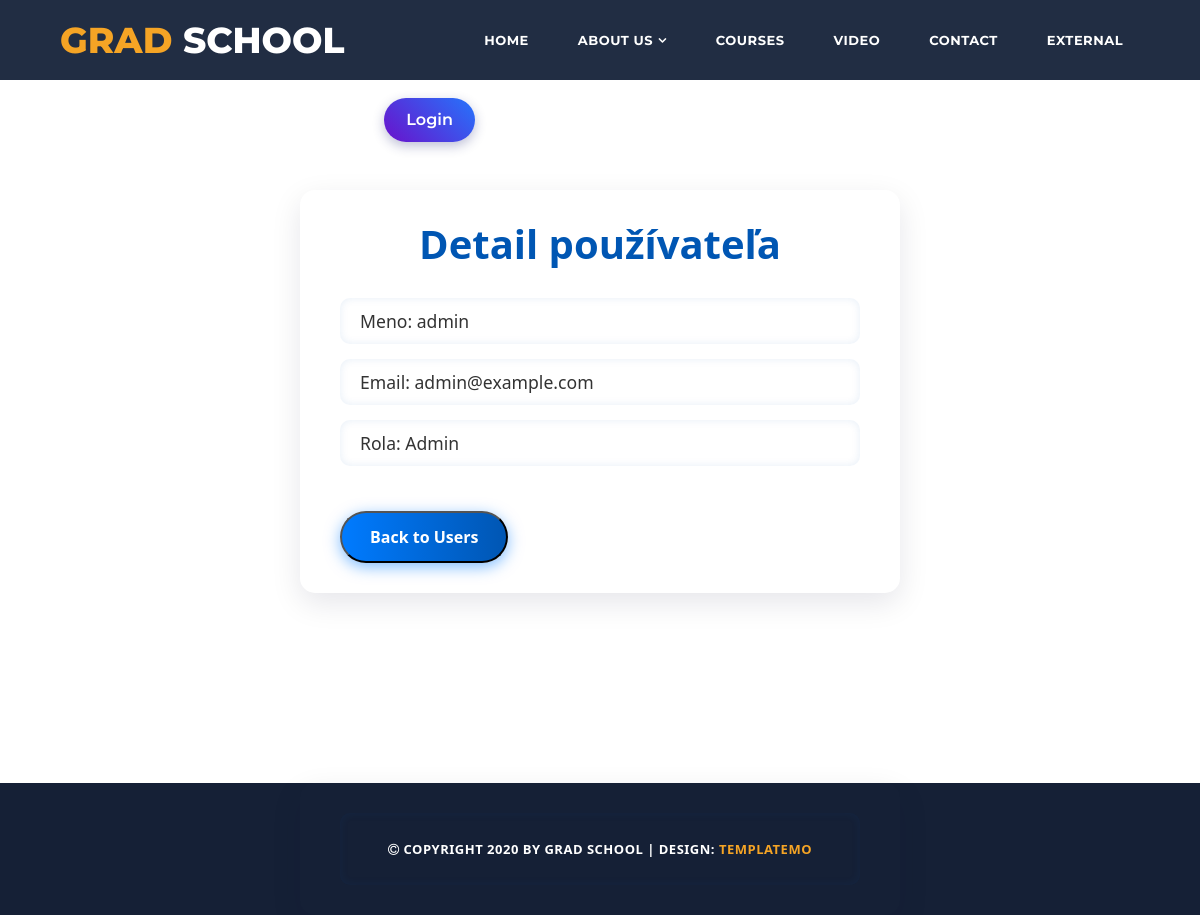
The app's page /user-show.php?id=5, older data.
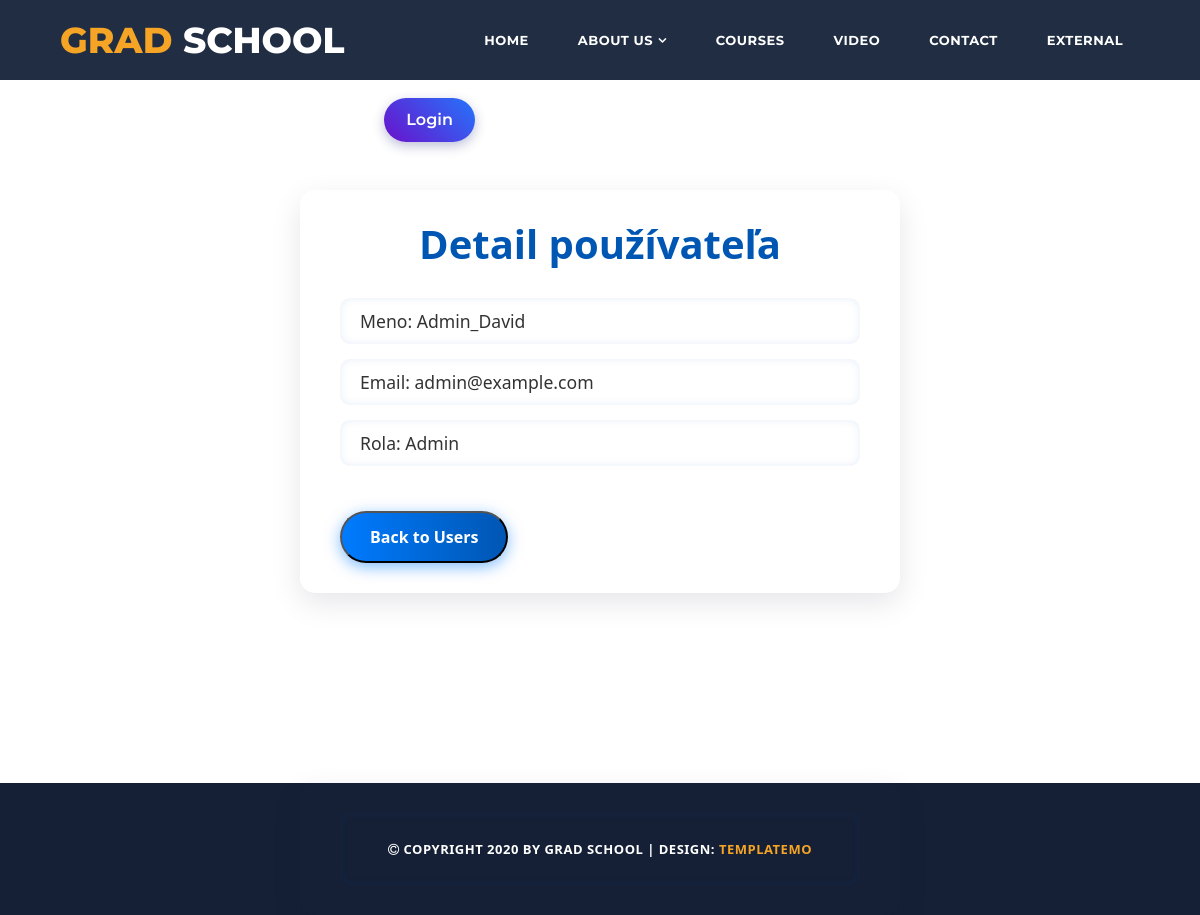
The same page, newer data.
### tables this page shows
CREATE TABLE `users` (
  `id` int(11) NOT NULL AUTO_INCREMENT,
  `name` varchar(100) NOT NULL,
  `email` varchar(150) NOT NULL,
  `password` varchar(255) NOT NULL,
  `role` int(11) NOT NULL,
  `created_at` timestamp NOT NULL DEFAULT current_timestamp(),
  PRIMARY KEY (`id`),
  UNIQUE KEY `email` (`email`)
);

### _inc/classes/Database.php (called while the page is built, shortened)
<?php
class Database
{
    private string $host;
    private string $db;
    private string $user;
    private string $pass;
    private string $charset;
    private ?PDO $pdo = null;
    public function __construct(
        string $host = "localhost",
        string $db = "db_pre_sait",
        string $user = "root",
        string $pass = "",
        string $charset = "utf8"
    ) {
        $this->host = $host;
        $this->db = $db;
        $this->user = $user;
        $this->pass = $pass;
        $this->charset = $charset;
    }
    private function connect(): void
    {
        $dsn = "mysql:host={$this->host};dbname={$this->db};charset={$this->charset}";
        try {
            $this->pdo = new PDO($dsn, $this->user, $this->pass, [
                PDO::ATTR_ERRMODE => PDO::ERRMODE_EXCEPTION,
                PDO::ATTR_DEFAULT_FETCH_MODE => PDO::FETCH_ASSOC,
                PDO::ATTR_EMULATE_PREPARES => false,
            ]);
        } catch (PDOException $e) {
            error_log("Database connection error: " . $e->getMessage());
            exit("Database error. Please contact administrator.");
        }
    }
    public function getConnection(): ?PDO
    {
        return $this->pdo;
    }
}
?>

### _inc/classes/User.php (called while the page is built, shortened)
<?php
class User
{
    private $db;
    public function __construct(Database $database)
    {
        $this->db = $database->getConnection();
    }
    public function show($id)
    {
        $stmt = $this->db->prepare("SELECT * FROM users WHERE id = :id");
        $stmt->bindParam(":id", $id, PDO::PARAM_INT);
        $stmt->execute();
        return $stmt->fetch(PDO::FETCH_ASSOC);
    }
}
?>

### user-show.php (the view)
<?php
include('partials/header.php');
Assets::addStyle();
$db = new Database();
$user = new User($db);
if (isset($_GET['id'])) {
    $id = $_GET['id'];
    $userData = $user->show($id);
}
?>
<section class="container">
    <h1>Detail používateľa</h1>
    <?php if ($userData): ?>
        <p>Meno: <?= htmlspecialchars($userData['name']) ?></p>
        <p>Email: <?= htmlspecialchars($userData['email']) ?></p>
        <p>Rola: <?= $userData['role'] == 0 ? 'Admin' : 'User' ?></p>
        <button class="button" onclick="window.location.href='admin.php'">Back to Users</button>
    <?php else: ?>
        <p>Používateľ nebol nájdený.</p>
        <button class="button" onclick="window.location.href='admin.php'">Back to Users</button>
    <?php endif; ?>
</section>
<?php
include('partials/footer.php');
?>

### partials/header.php (shortened to what this page needs)
<!DOCTYPE html>
<html lang="en">
  <head>
<?php
  Assets::addStylesheets();
?>
</head>
<body>
  <header class="main-header clearfix" role="header">
    <div class="logo">
      <a href="#"><em>Grad</em> School</a>
    </div>
    <nav id="menu" class="main-nav" role="navigation">
      <?php
      $currentPage = basename($_SERVER['PHP_SELF']);
      $menu = [
          'Home' => ($currentPage === 'index.php') ? '#section1' : 'index.php#section1',
          'About Us' => [
              'url' => ($currentPage === 'index.php') ? '#section2' : 'index.php#section2',
              'submenu' => [
                  'Who we are?' => ($currentPage === 'index.php') ? '#section2' : 'index.php#section2',
                  'What we do?' => ($currentPage === 'index.php') ? '#section3' : 'index.php#section3',
                  'How it works?' => ($currentPage === 'index.php') ? '#section3' : 'index.php#section3',
                  'External URL' => 'https://templatemo.com/about'
              ]
          ],
          'Courses' => ($currentPage === 'index.php') ? '#section4' : 'index.php#section4',
          'Video' => ($currentPage === 'index.php') ? '#section5' : 'index.php#section5',
          'Contact' => ($currentPage === 'index.php') ? '#section6' : 'index.php#section6',
          'External' => 'https://templatemo.com'
      ];
      ?>
      <ul class="main-menu">
      <?php echo MenuBuilder::getMenuHtml($menu); ?>
      </ul>
    </nav>
    <div class="login-button">
    <a href="login.php" style="
      margin-top: 18px;
      margin-left: 40px;
      padding: 10px 22px;
      background: linear-gradient(45deg, #6a11cb, #2575fc);
      color: white;
      font-weight: 600;
      border-radius: 30px;
      box-shadow: 0 4px 12px rgba(38, 44, 118, 0.3);
      text-decoration: none;
      transition: background 0.3s ease, box-shadow 0.3s ease;
      display: inline-block;
    "
      onmouseover="this.style.background='linear-gradient(45deg, #2575fc, #6a11cb)'; this.style.boxShadow='0 6px 16px rgba(38,44,118,0.5)';"
      onmouseout="this.style.background='linear-gradient(45deg, #6a11cb, #2575fc)'; this.style.boxShadow='0 4px 12px rgba(38, 44, 118, 0.3)';"
      >Login</a>
    </div>
  </header>

### _inc/classes/Assets.php (shortened to what this page needs)
<?php
class Assets
{
    public static function addStylesheets()
    {
        echo '<link rel="stylesheet" href="vendor/bootstrap/css/bootstrap.min.css">';
        echo '<link rel="stylesheet" href="assets/css/templatemo-grad-school.css">';
        echo '<link rel="stylesheet" href="https://cdnjs.cloudflare.com/ajax/libs/font-awesome/4.7.0/css/font-awesome.min.css">';
        $page_name = basename($_SERVER["SCRIPT_NAME"], ".php");
    }
    public static function addStyle()
    {
        $page_name = basename($_SERVER["SCRIPT_NAME"], ".php");
        $version = filemtime("assets/css/{$page_name}.css");
        switch ($page_name) {
            case "user-show":
                echo '<link rel="stylesheet" href="assets/css/user-show.css?v=' .
                    $version .
                    '">';
                break;
        }
    }
}

### _inc/classes/Menu.php
<?php
class MenuBuilder {
    public static function getMenuHtml(array $pages) {
        $menuItems = '';
        foreach ($pages as $page_name => $page_data) {
            if (is_array($page_data)) {
                $menuItems .= '<li class="has-submenu"><a href="' . $page_data['url'] . '">' . $page_name . '</a>';
                $menuItems .= '<ul class="sub-menu">';
                foreach ($page_data['submenu'] as $sub_name => $sub_url) {
                    $attrs = '';
                    if (str_starts_with($sub_url, 'http')) {
                        $attrs = ' class="external" rel="sponsored"';
                    }
                    $menuItems .= '<li><a href="' . $sub_url . '"' . $attrs . '>' . $sub_name . '</a></li>';
                }
                $menuItems .= '</ul></li>';
            } else {
                $attrs = '';
                if (str_starts_with($page_data, 'http')) {
                    $attrs = ' class="external" rel="sponsored"';
                }
                $menuItems .= '<li><a href="' . $page_data . '"' . $attrs . '>' . $page_name . '</a></li>';
            }
        }
        return $menuItems;
    }
}

### partials/footer.php (shortened to what this page needs)
  <footer>
    <div class="container">
      <div class="row">
        <div class="col-md-12">
          <p><i class="fa fa-copyright"></i> Copyright 2020 by Grad School
           | Design: <a href="https://templatemo.com" rel="sponsored" target="_parent">TemplateMo</a></p>
        </div>
      </div>
    </div>
  </footer>
</body>
</html>

### assets/css/templatemo-grad-school.css (style rules this page uses)
body { font-family: 'Montserrat', sans-serif; }
a { color: #3CF; text-decoration: none; }
ul { padding: 0px; margin: 0px; list-style: none; }
p { font-size: 13px; line-height: 22px; }
.main-header { background-color: rgba(22,34,57,0.95); height: 80px; position: fixed; z-index: 12; width: 100%; top: 0; }
.main-header .logo { float: left; line-height: 80px; padding-left: 60px; }
.main-header .logo a { font-size: 36px; text-transform: uppercase; font-weight: 800; color: #fff; }
.main-header .logo a em { font-style: normal; color: #f5a425; }
.main-menu { float: right; padding-right: 60px; }
.main-menu li { display: inline-block; line-height: 79px; margin-left: 15px; position: relative; }
.main-menu li:first-child { margin-left: 0px; }
.main-menu li a { padding: 10px 15px; font-size: 13px; text-transform: uppercase; letter-spacing: 0.5px; font-weight: 700; color: #fff; border: 2px solid transparent; transition: all 0.5s; }
.main-menu li.has-submenu a:after { content: '\f107'; font-family: "FontAwesome"; margin-left: 5px; }
footer { background-color: #152036; text-align: center; }
footer p { margin-bottom: 0px; padding: 25px 0px; color: #fff; font-size: 13px; text-transform: uppercase; font-weight: 600; letter-spacing: 0.5px; }
footer p a, footer p a:hover { color: #f5a425; }

### assets/css/user-show.css (style rules this page uses)
.container { margin-top: 190px; padding: 30px 40px; max-width: 600px; margin-left: auto; margin-right: auto; font-family: 'Segoe UI', Tahoma, Geneva, Verdana, sans-serif; border-radius: 15px; box-shadow: 0 10px 30px rgba(0, 0, 50, 0.1); color: #333; }
h1 { font-weight: 700; color: #0056b3; text-align: center; margin-bottom: 30px; }
p { font-size: 1.1rem; margin-bottom: 15px; padding: 12px 20px; border-radius: 10px; box-shadow: inset 0 0 8px rgba(0, 86, 179, 0.1); }
.button { display: inline-block; margin-top: 30px; padding: 12px 28px; background: linear-gradient(90deg, #007BFF, #0056b3); color: white; font-weight: 600; text-decoration: none; border-radius: 30px; box-shadow: 0 4px 15px rgba(0, 123, 255, 0.5); transition: background 0.3s ease, transform 0.2s ease, box-shadow 0.3s ease; }

Row changes from the older to the newer data that the page shows:
changed users "admin@example.com": name "admin" → "Admin_David"
